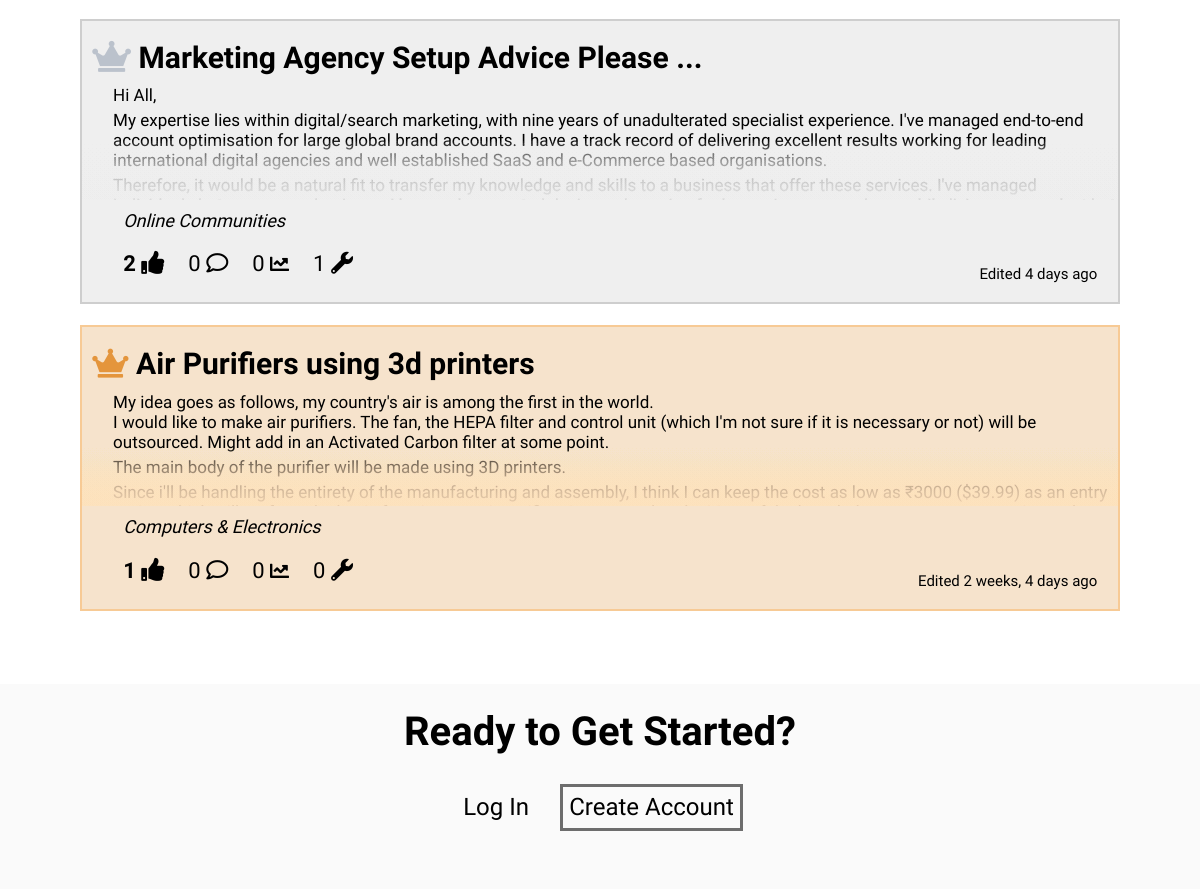
The app's page / (lower part), older data.
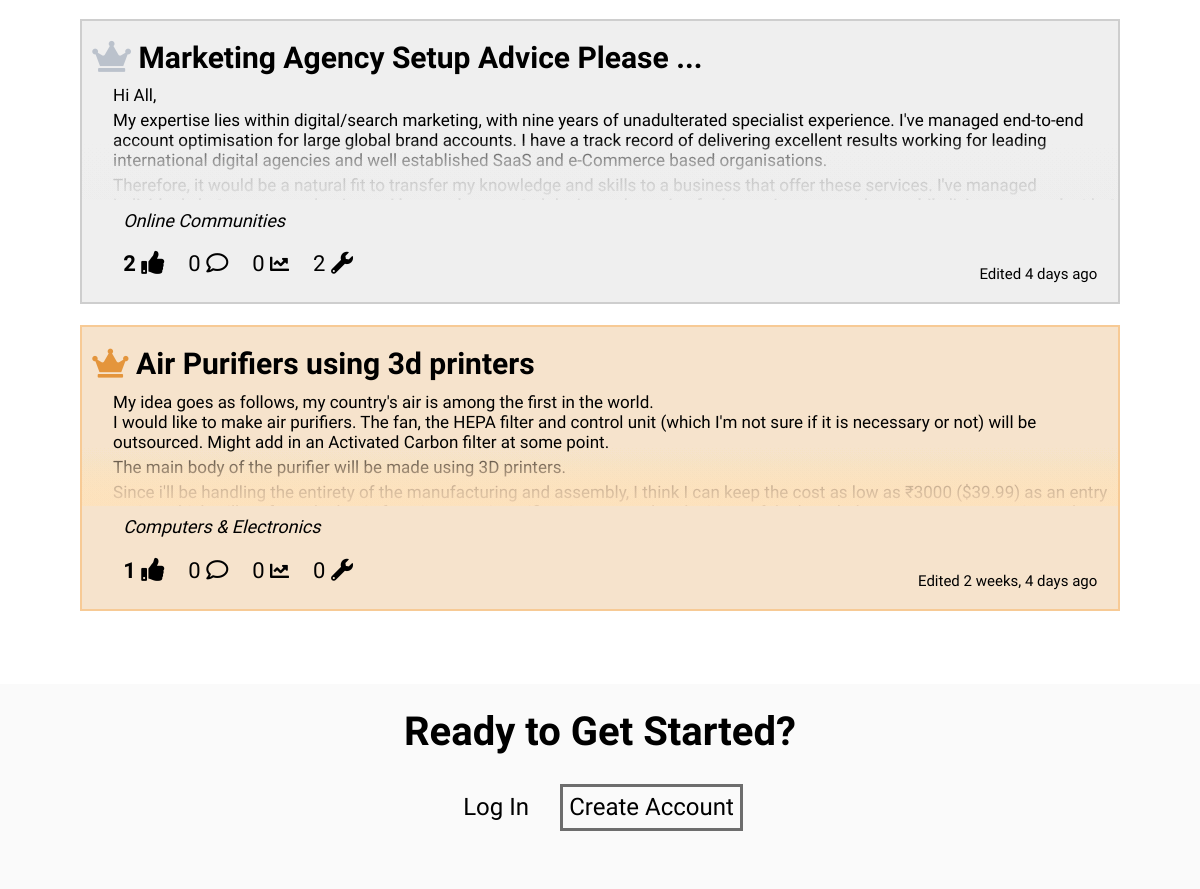
The same page, newer data.
### website/models.py (models this page shows, shortened)
class Post(models.Model):
    user = models.ForeignKey(User, on_delete=models.CASCADE, related_name="owner")
    title = models.CharField(max_length=64, default='Untitled')
    post = RichTextField(blank=True, null=True)
    image1 = models.ImageField(blank=True, null=True, upload_to="images/")
    image2 = models.ImageField(blank=True, null=True, upload_to="images/")
    image3 = models.ImageField(blank=True, null=True, upload_to="images/")
    image4 = models.ImageField(blank=True, null=True, upload_to="images/")
    image5 = models.ImageField(blank=True, null=True, upload_to="images/")
    category = models.CharField(choices=category_choices, max_length=64, default='Others')
    timestamp = models.DateTimeField(auto_now_add=True)
    editedtrue = models.CharField(max_length=64, default='')
    updated_timestamp = models.DateTimeField(auto_now=True)
    liked = models.ManyToManyField(User, related_name="liked_user")
    favourited = models.ManyToManyField(User, related_name="favourited_user")
    updates = models.IntegerField(default='0', null=True)

### website/views.py (the view)
# urls.py: path("", views.index, name="index"),
def index(request):
    post1 = Post.objects.annotate(count=Count('liked')).latest('count')
    post2 = Post.objects.exclude(pk=post1.pk).annotate(count=Count('liked')).latest('count')
    excludes1 = [post1.pk, post2.pk]
    post3 = Post.objects.exclude(pk__in=excludes1).annotate(count=Count('liked')).latest('count')
    return render(request, 'website/homepage.html', {
        "post1": post1,
        "post2": post2,
        "post3": post3
    })

### website/templates/website/homepage.html (shortened to what this page needs)
{% extends 'website/layout.html' %}
{% load static %}
{% load mathfilters %}
{% load humanize %}
{% block body %}
    <div class="max-width">
        <div class="ideaboard" id="mainpage-ideaboard">
            <br>
            <br>
            <a href="{% url 'idea' post2.id %}" class="ideaparenta">
                <div class='idea2nd'>
                    <br>
                    <li class="ideaparentli">
                        <h4> <i class="fas fa-crown"></i> {{ post2.title }}</h4>
                        <div class='idea-content'><p>{{ post2.post|safe }}</p></div>
                        <ul class='idea-details'>
                                <li><h6 class="idea-category">{{ post2.category }}</h6></li>
                                <br>
                                <li><h5 title="Likes">{{ post2.liked.all.count }} <i class="fa fa-thumbs-up"></i></h5></li>
                                <li><h6 title="Comments">{{ post2.comments.all.count }} <i class="far fa-comment"></i></h6></li>
                                <li><h6 title="Tracks">{{ post2.favourited.all.count }} <i class="fas fa-chart-line"></i></h6></li>
                                <li><h6 title="Updates">{{post2.updates}} <i class="fas fa-wrench"></i></h6></li>
                        </ul>
                        <ul class="idea-timestamp">
                            <li><p>{{post2.editedtrue}} {{ post2.timestamp|naturaltime }}</p></li>
                        </ul>
                    </li>
                    <br>
                </div>
            </a>
            <a href="{% url 'idea' post3.id %}" class="ideaparenta">
                <div class='idea3rd'>
                    <br>
                    <li class="ideaparentli">
                        <h4> <i class="fas fa-crown"></i> {{ post3.title }}</h4>
                        <div class='idea-content'><p>{{ post3.post|safe }}</p></div>
                        <ul class='idea-details'>
                                <li><h6 class="idea-category">{{ post3.category }}</h6></li>
                                <br>
                                <li><h5 title="Likes">{{ post3.liked.all.count }} <i class="fa fa-thumbs-up"></i></h5></li>
                                <li><h6 title="Comments">{{ post3.comments.all.count }} <i class="far fa-comment"></i></h6></li>
                                <li><h6 title="Tracks">{{ post3.favourited.all.count }} <i class="fas fa-chart-line"></i></h6></li>
                                <li><h6 title="Updates">{{post3.updates}} <i class="fas fa-wrench"></i></h6></li>
                        </ul>
                        <ul class="idea-timestamp">
                            <li><p>{{post3.editedtrue}} {{ post3.timestamp|naturaltime }}</p></li>
                        </ul>
                    </li>
                    <br>
                </div>
            </a>
        </div>
    </div>
    <div class="footer">
        <div class="max-width">
            <p>Ready to Get Started?</p>
            <br>
            {% if user.is_authenticated %}
                <div>
                    <button class="footer-login"><a href="{% url 'post' %}">Pitch Your Idea</a></button>
                    <button class="footer-register"><a href="{% url 'ideas' %}">View The Ideas</a></button>
                </div>
            {% else %}
                <div>
                    <button class="footer-login"><a href="{% url 'login' %}">Log In</a></button>
                    <button class="footer-register"><a href="{% url 'register' %}">Create Account</a></button>
                </div>
            {% endif %}
        </div>
    </div>
{% endblock %}

Row changes from the older to the newer data that the page shows:
changed Post "Online Communities": updates "1" → "2"
